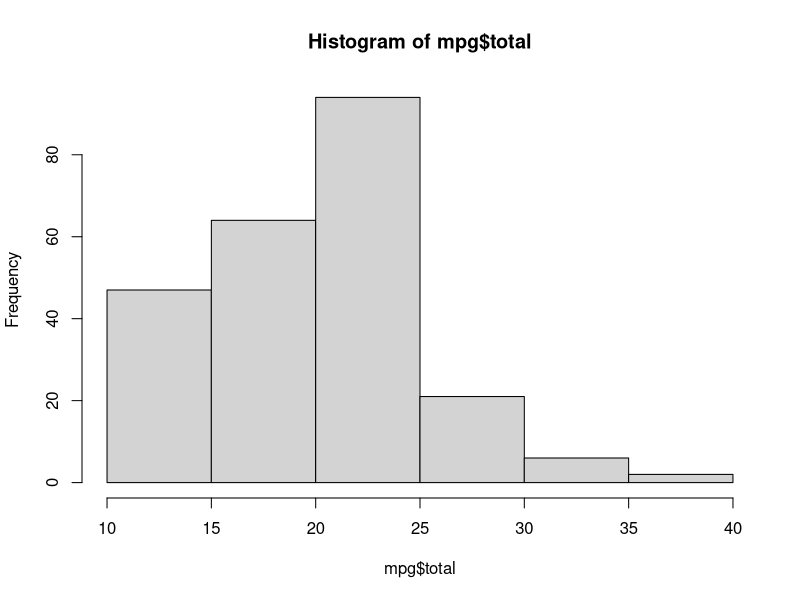
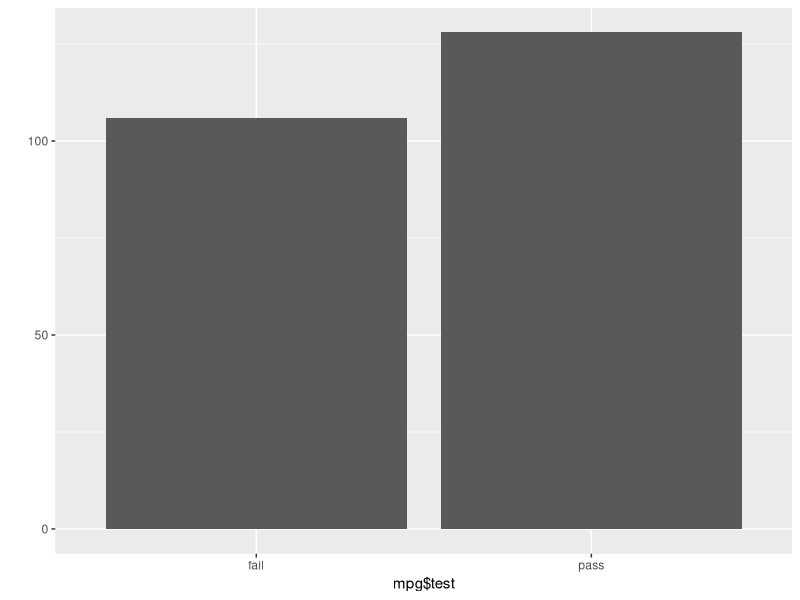
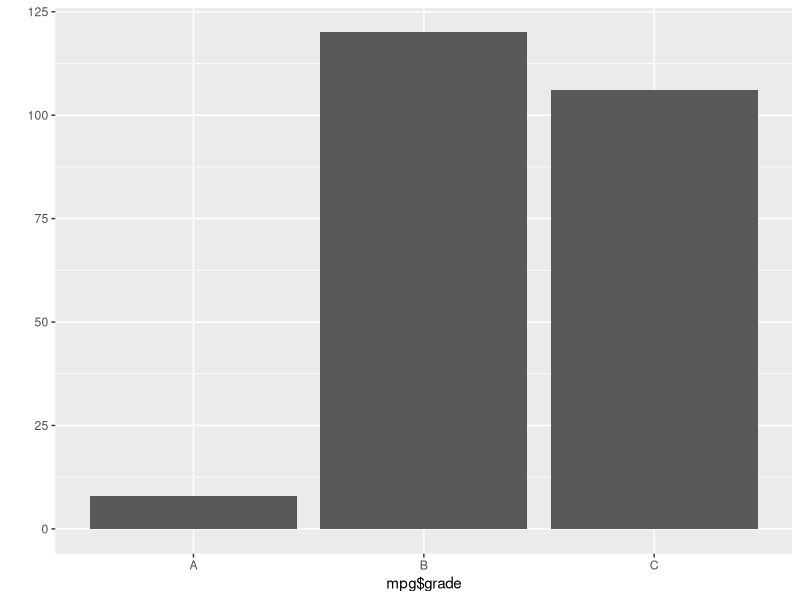

Reproduce these figures in R, in order.
df <-data.frame(var1 = c(4,3,8),
                var2 = c(2,6,1))
df$var_sum <- df$var1 + df$var2
df
df$var_mean <- (df$var1 + df$var2)/2
mpg <- as.data.frame(ggplot2::mpg)
head(mpg, 3)
mpg$total <- (mpg$cty + mpg$hwy)/2
head(mpg)
mean(mpg$total)
summary(mpg$total)
hist(mpg$total)
mpg$test <- ifelse(mpg$total >=20, "pass", "fail")
head(mpg, 3)
table(mpg$test)
library(ggplot2)
qplot(mpg$test)

mpg$grade <- ifelse(mpg$total >30, "A",
                   ifelse(mpg$total>=20, "B", "C"))
head(mpg)
table(mpg$grade)
qplot(mpg$grade)

mpg$grade <- ifelse(mpg$total >30, "A",
                    ifelse(mpg$total>=20, "B",
                           ifelse(mpg$total>=20, "C", "D")))
head(mpg)
table(mpg$grade)                    
